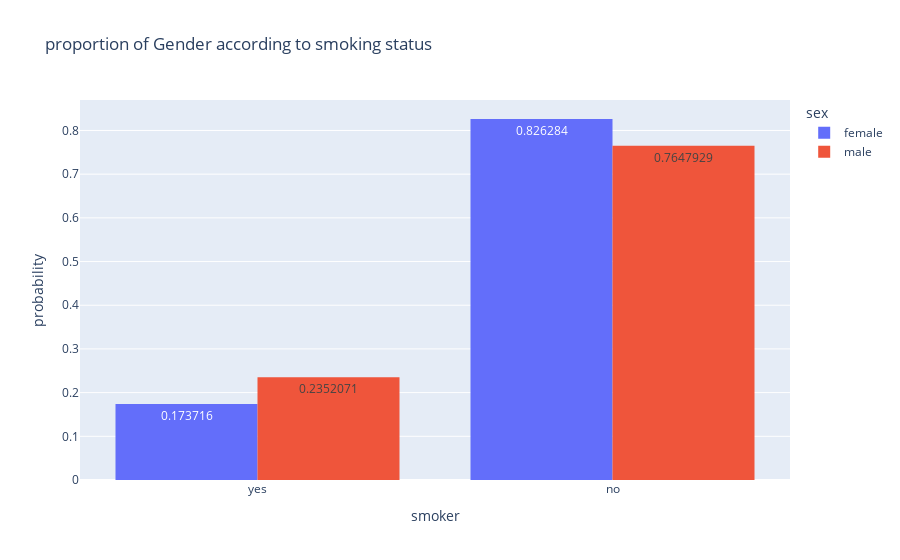

Write notebook code for a chart like this one.
### Code cell
df = data1
figure = px.histogram(df, x = "smoker", 
                      color = "sex",
                      text_auto = True,
                      barmode = "group",
                      histnorm = "probability",
                      title= "proportion of Gender according to smoking status")
figure.show()

### Figure 1 — Plotly figure (JSON) as saved in the notebook; plotly's stock layout.template omitted (floating-point values rounded to 4 significant figures; data arrays with more than 128 entries replaced by an {"elided": "..."} marker saying what was removed)
{"data": [{"alignmentgroup": "True", "bingroup": "x", "histnorm": "probability", "hovertemplate": "sex=female<br>smoker=%{x}<br>probability=%{y}<extra></extra>", "legendgroup": "female", "marker": {"color": "#636efa", "pattern": {"shape": ""}}, "name": "female", "offsetgroup": "female", "orientation": "v", "showlegend": true, "texttemplate": "%{value}", "type": "histogram", "x": {"elided": "662 str values"}, "xaxis": "x", "yaxis": "y"}, {"alignmentgroup": "True", "bingroup": "x", "histnorm": "probability", "hovertemplate": "sex=male<br>smoker=%{x}<br>probability=%{y}<extra></extra>", "legendgroup": "male", "marker": {"color": "#EF553B", "pattern": {"shape": ""}}, "name": "male", "offsetgroup": "male", "orientation": "v", "showlegend": true, "texttemplate": "%{value}", "type": "histogram", "x": {"elided": "676 str values"}, "xaxis": "x", "yaxis": "y"}], "layout": {"barmode": "group", "legend": {"title": {"text": "sex"}, "tracegroupgap": 0}, "title": {"text": "proportion of Gender according to smoking status"}, "xaxis": {"anchor": "y", "domain": [0, 1], "title": {"text": "smoker"}}, "yaxis": {"anchor": "x", "domain": [0, 1], "title": {"text": "probability"}}}}
